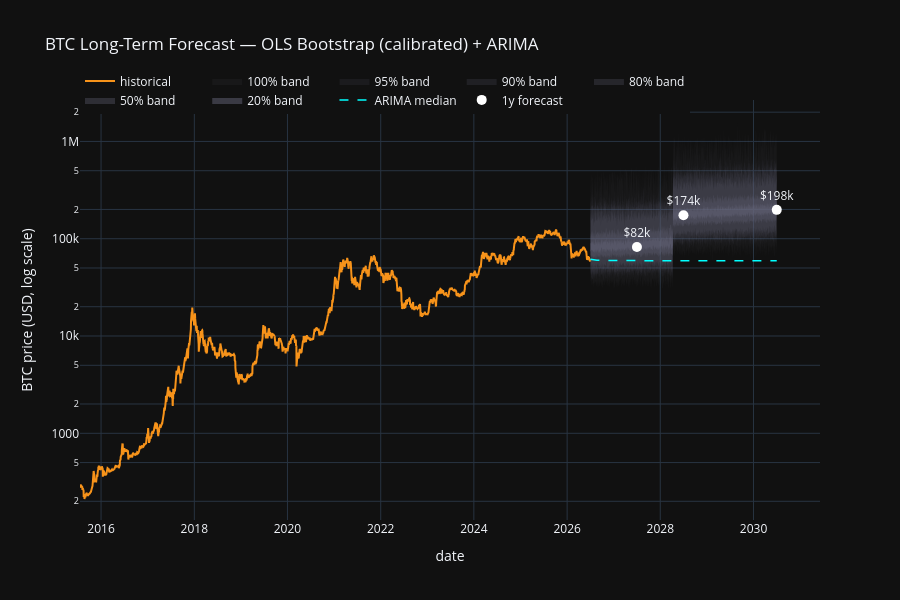

Here is the notebook cell this chart was saved with:
### Markdown cell above
## 12. Forecast Visualization

Fan chart: historical BTC close + OLS bootstrap fan (calibrated) + ARIMA median cross-check.

### Code cell
# Build full fan chart from bootstrap paths (subsampled for plotting)
n_plot = min(200, BOOTSTRAP_DRAWS)
plot_paths = paths[:n_plot]
future_dates = [date_now + timedelta(days=i + 1) for i in range(Hmax)]

fig = go.Figure()

# Historical price
hist_dates = model_df["date"].to_list()
hist_close = model_df["close"].to_list()
fig.add_trace(go.Scatter(
    x=hist_dates, y=hist_close, mode="lines", name="historical",
    line=dict(color="#f7931a", width=2),
))

# Bootstrap fan (percentile bands)
pcts = [2.5, 5, 10, 25, 40, 50, 60, 75, 90, 95, 97.5]
band_edges = [(0, 100), (2.5, 97.5), (5, 95), (10, 90), (25, 75), (40, 60)]
colors = ["rgba(100,100,120,0.08)", "rgba(100,100,120,0.12)", "rgba(100,100,120,0.18)",
          "rgba(100,100,120,0.25)", "rgba(100,100,120,0.35)", "rgba(100,100,120,0.5)"]

for (lo, hi), color in zip(band_edges, colors, strict=True):
    lo_vals = np.exp(np.percentile(plot_paths, lo, axis=0))
    hi_vals = np.exp(np.percentile(plot_paths, hi, axis=0))
    fig.add_trace(go.Scatter(
        x=future_dates + future_dates[::-1],
        y=list(hi_vals) + list(lo_vals[::-1]),
        fill="toself", fillcolor=color, line=dict(color="rgba(0,0,0,0)"),
        name=f"{hi-lo:.0f}% band", hoverinfo="skip",
    ))

# ARIMA median
fig.add_trace(go.Scatter(
    x=future_dates, y=np.exp(arima_mean), mode="lines", name="ARIMA median",
    line=dict(color="cyan", width=1.5, dash="dash"),
))

# Horizon markers
for h in HORIZONS:
    r = calibrated[[c["horizon"] for c in calibrated].index(f"{h}d ({h//365}y)")]
    d = date_now + timedelta(days=h)
    fig.add_trace(go.Scatter(
        x=[d], y=[r["median"]], mode="markers+text",
        text=[f"${r['median']/1000:.0f}k"], textposition="top center",
        marker=dict(size=10, color="white"),
        name=f"{h//365}y forecast", showlegend=(h == HORIZONS[0]),
    ))

fig.update_layout(
    yaxis_type="log", title="BTC Long-Term Forecast — OLS Bootstrap (calibrated) + ARIMA",
    xaxis_title="date", yaxis_title="BTC price (USD, log scale)",
    height=600, template="plotly_dark", legend=dict(orientation="h", y=1.08),
)
fig.show()

### Figure 1 — Plotly figure (JSON) as saved in the notebook; plotly's stock layout.template omitted (floating-point values rounded to 4 significant figures; data arrays with more than 128 entries replaced by an {"elided": "..."} marker saying what was removed)
{"data": [{"line": {"color": "#f7931a", "width": 2}, "mode": "lines", "name": "historical", "type": "scatter", "x": {"elided": "4001 str values"}, "y": {"elided": "4001 float values"}}, {"fill": "toself", "fillcolor": "rgba(100,100,120,0.08)", "hoverinfo": "skip", "line": {"color": "rgba(0,0,0,0)"}, "name": "100% band", "type": "scatter", "x": {"elided": "2922 str values"}, "y": {"elided": "2922 float values"}}, {"fill": "toself", "fillcolor": "rgba(100,100,120,0.12)", "hoverinfo": "skip", "line": {"color": "rgba(0,0,0,0)"}, "name": "95% band", "type": "scatter", "x": {"elided": "2922 str values"}, "y": {"elided": "2922 float values"}}, {"fill": "toself", "fillcolor": "rgba(100,100,120,0.18)", "hoverinfo": "skip", "line": {"color": "rgba(0,0,0,0)"}, "name": "90% band", "type": "scatter", "x": {"elided": "2922 str values"}, "y": {"elided": "2922 float values"}}, {"fill": "toself", "fillcolor": "rgba(100,100,120,0.25)", "hoverinfo": "skip", "line": {"color": "rgba(0,0,0,0)"}, "name": "80% band", "type": "scatter", "x": {"elided": "2922 str values"}, "y": {"elided": "2922 float values"}}, {"fill": "toself", "fillcolor": "rgba(100,100,120,0.35)", "hoverinfo": "skip", "line": {"color": "rgba(0,0,0,0)"}, "name": "50% band", "type": "scatter", "x": {"elided": "2922 str values"}, "y": {"elided": "2922 float values"}}, {"fill": "toself", "fillcolor": "rgba(100,100,120,0.5)", "hoverinfo": "skip", "line": {"color": "rgba(0,0,0,0)"}, "name": "20% band", "type": "scatter", "x": {"elided": "2922 str values"}, "y": {"elided": "2922 float values"}}, {"line": {"color": "cyan", "dash": "dash", "width": 1.5}, "mode": "lines", "name": "ARIMA median", "type": "scatter", "x": {"elided": "1461 str values"}, "y": {"elided": "1461 float values"}}, {"marker": {"color": "white", "size": 10}, "mode": "markers+text", "name": "1y forecast", "showlegend": true, "text": ["$82k"], "textposition": "top center", "type": "scatter", "x": ["2027-07-02"], "y": [82380.0]}, {"marker": {"color": "white", "size": 10}, "mode": "markers+text", "name": "2y forecast", "showlegend": false, "text": ["$174k"], "textposition": "top center", "type": "scatter", "x": ["2028-07-01"], "y": [174000.0]}, {"marker": {"color": "white", "size": 10}, "mode": "markers+text", "name": "4y forecast", "showlegend": false, "text": ["$198k"], "textposition": "top center", "type": "scatter", "x": ["2030-07-02"], "y": [198100.0]}], "layout": {"height": 600, "legend": {"orientation": "h", "y": 1.08}, "title": {"text": "BTC Long-Term Forecast — OLS Bootstrap (calibrated) + ARIMA"}, "xaxis": {"title": {"text": "date"}}, "yaxis": {"title": {"text": "BTC price (USD, log scale)"}, "type": "log"}}}
